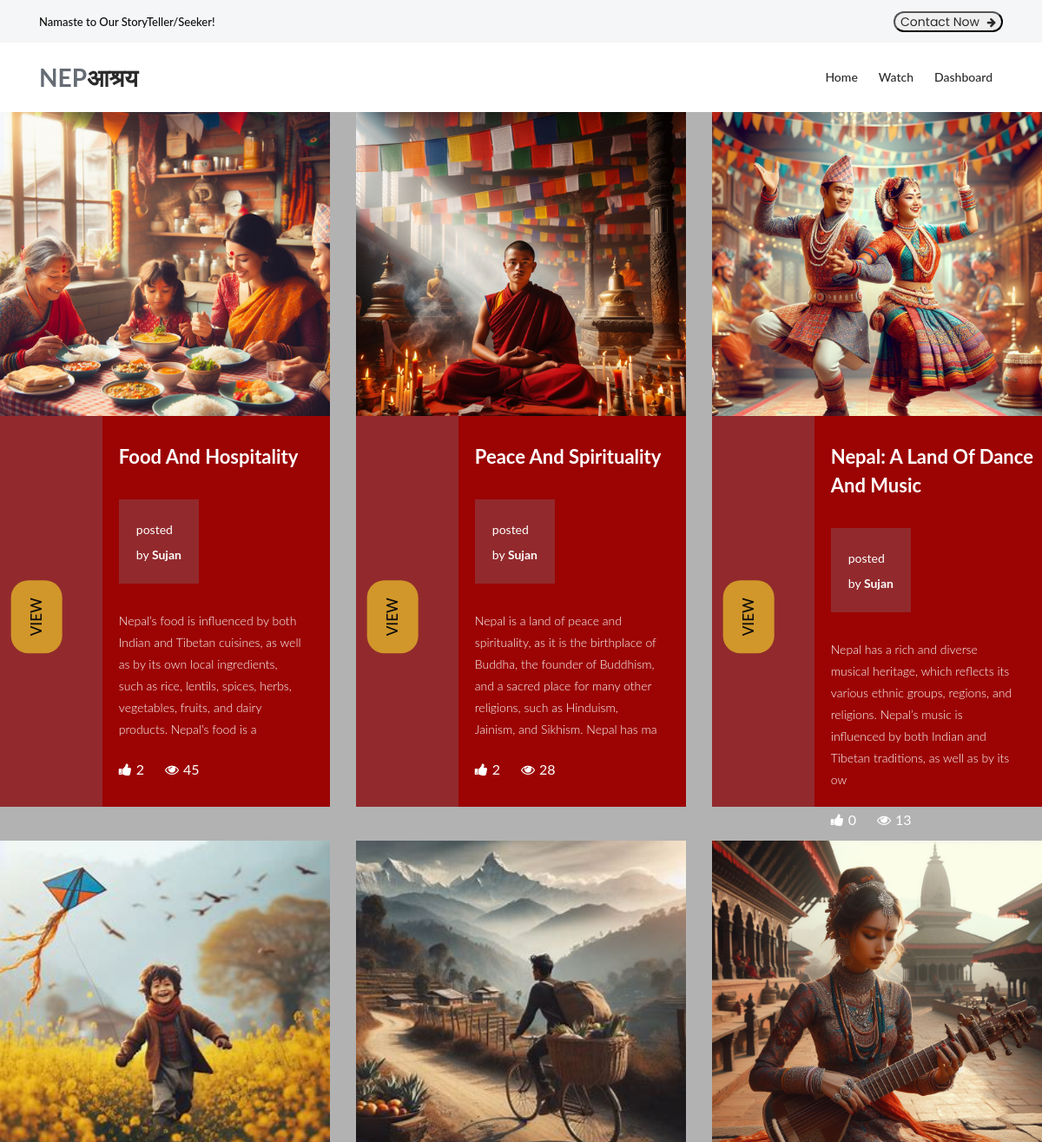
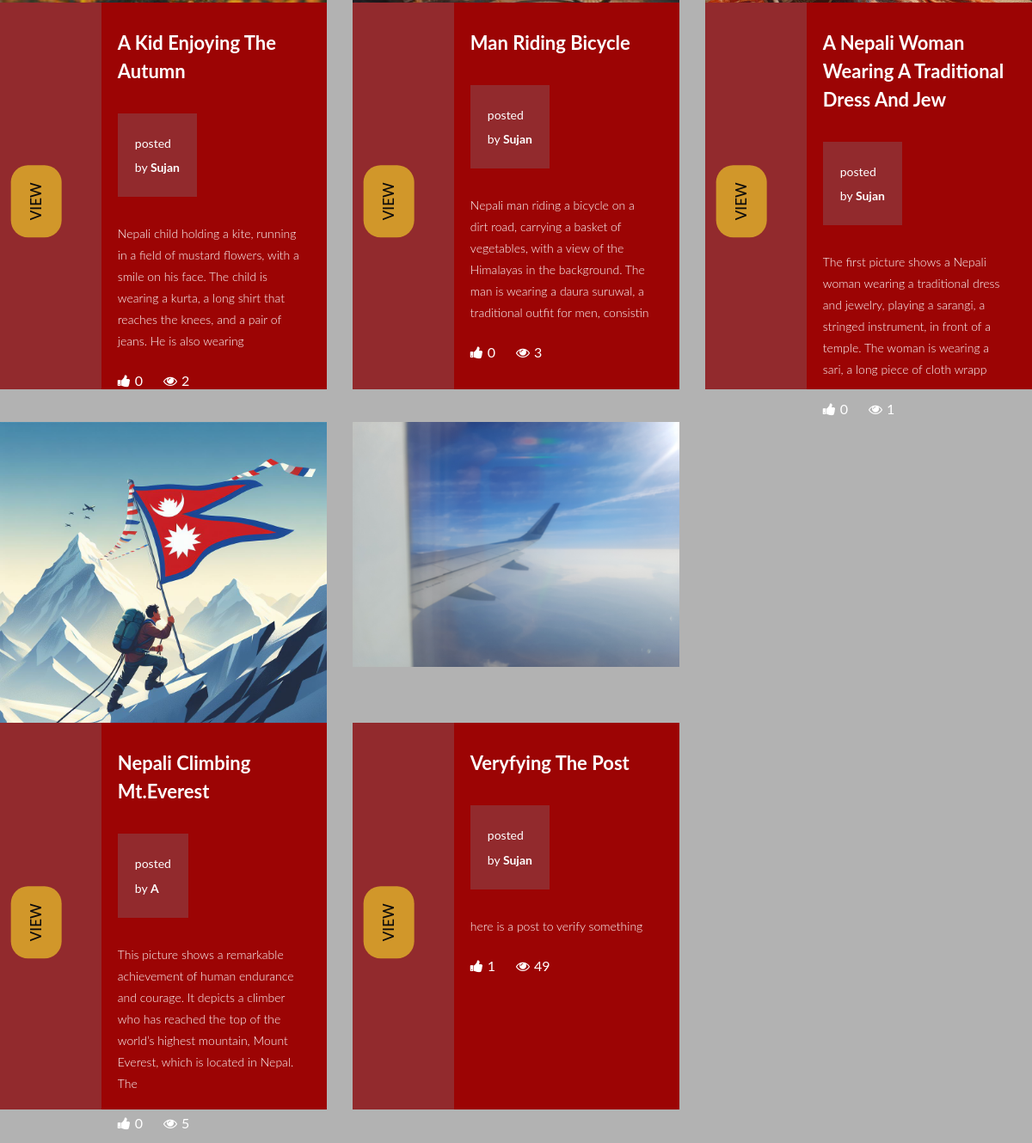
Before: /listofpost/ with the older database file (2 pictures, top to bottom).
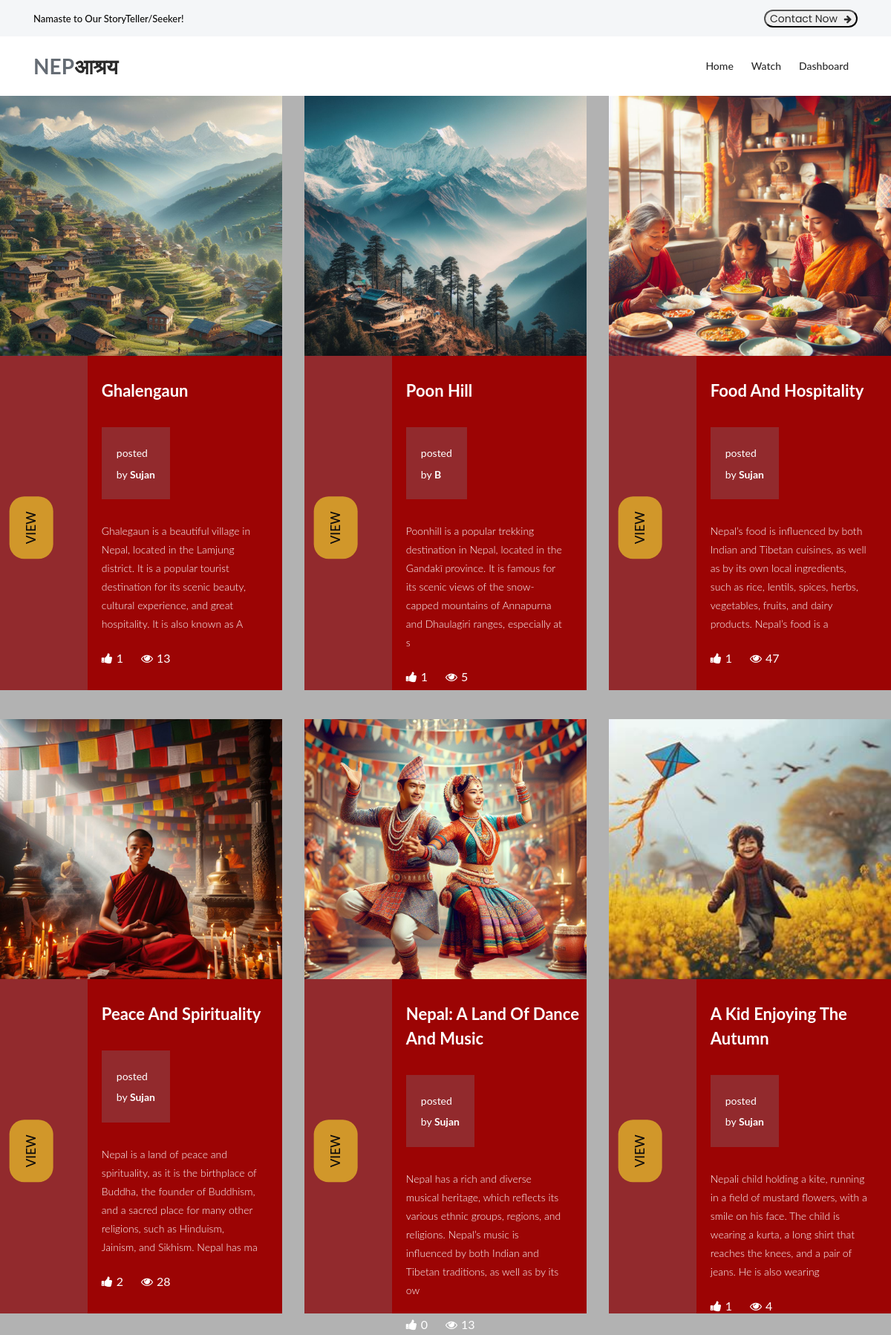
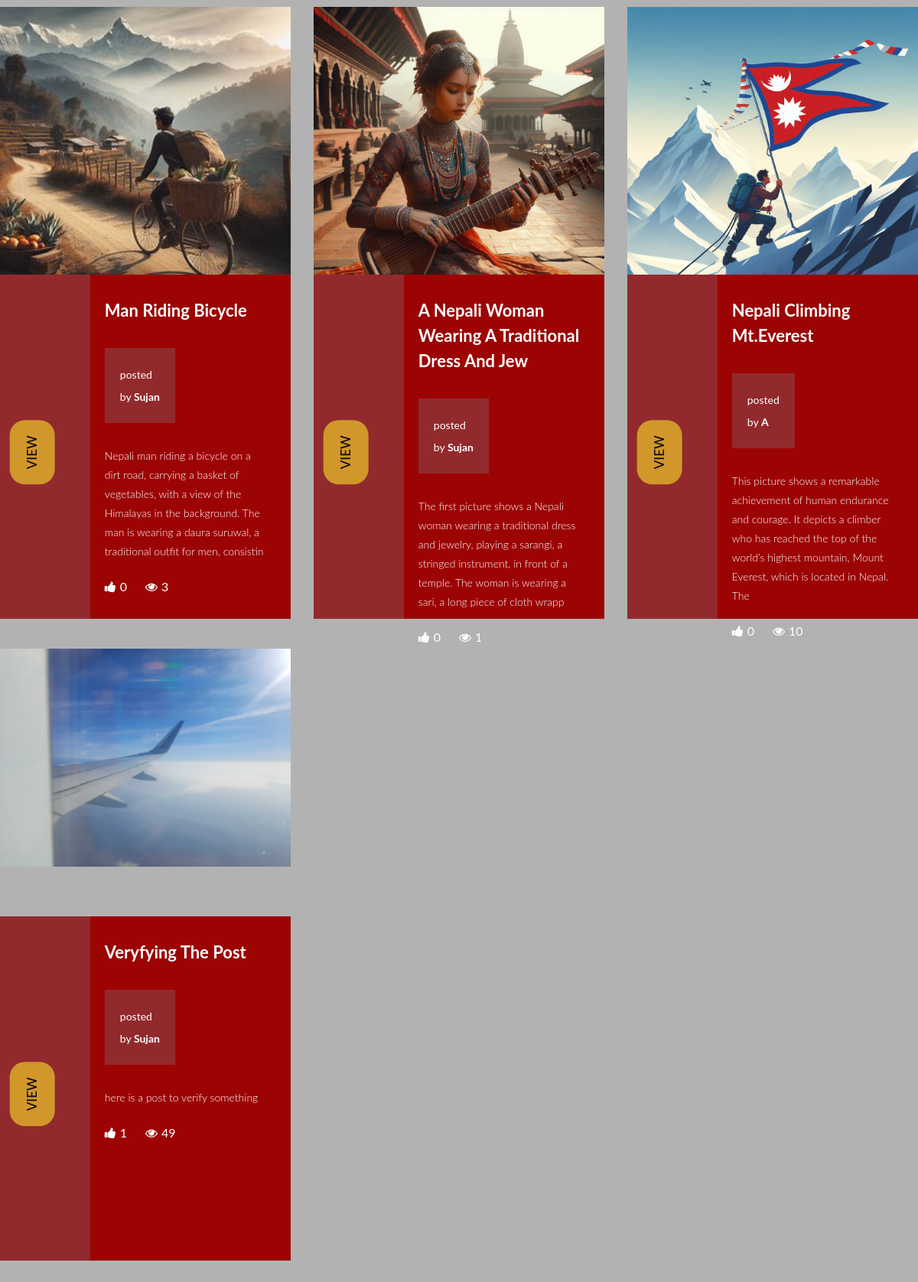
After: the same page with the newer database file (2 pictures, top to bottom).
### Nepa_application/models.py (models this page shows, shortened)
class T_Image(models.Model):
    topic = models.ForeignKey(Topic, on_delete=models.CASCADE)
    image = models.ImageField(upload_to='topic_images')

class Topic(models.Model):
    title = models.CharField(max_length=100)
    long_description = models.TextField()
    category = models.ManyToManyField("Category", related_name='topics')
    province = models.ForeignKey(province, on_delete=models.CASCADE, related_name='topics')
    post_date = models.DateTimeField(default=timezone.now)
    is_verified = models.BooleanField(default=False)
    author = models.CharField(max_length=100, default="Anonymous")
    likes = models.ManyToManyField(User, related_name='topic', blank=True)
    report = models.IntegerField(User, default=0)
    commentCount = models.IntegerField(default=0, null=True, blank=True)
    views = models.IntegerField(default=0)
    class Meta:
        ordering = ['-post_date']
    def total_likes(self):
        return self.likes.count()

### Nepa_application/views.py (the view)
# urls.py: path('listofpost/', views.listofpost, name='listofpost'),
def listofpost(request):
    posts = models.Topic.objects.prefetch_related('t_image_set').all()
    user = request.user.username
    context = {
        "posts": posts,
        "user": user,
        }
    return render(request, 'listofpost.html', context)

### templates/listofpost.html (shortened to what this page needs)
{%load static%}
<!DOCTYPE html>
<html lang="en">
 <head>
   <link rel="stylesheet" type="text/css" href="{% static 'assets/css/bootstrap.min.css' %}">
   <link rel="stylesheet" type="text/css" href="{% static 'assets/css/font-awesome.css' %}">
   <link rel="stylesheet" type="text/css" href="{% static 'assets/css/owl-carousel.css' %}">
   <link rel="stylesheet" href="{% static 'assets/css/tooplate-artxibition.css' %}">
   <link rel="stylesheet" href="{% static 'assets/css/style.css' %}">
   <link href="{% static 'assets/css/main.css' %}" rel="stylesheet" />
   </head>
   <body>
   <div class="pre-header">
       <div class="container">
           <div class="row">
               <div class="col-lg-6 col-sm-6">
                   <span>Namaste to Our StoryTeller/Seeker!</span>
               </div>
               <div class="col-lg-6 col-sm-6">
                   <div class="text-button">
                      <button class="contactbutton"> <a href="{% url 'contact' %}">Contact Now <i class="fa fa-arrow-right"></i></a></button>
                   </div>
               </div>
           </div>
       </div>
   </div>
   <header class="header-area header-sticky">
       <div class="container">
           <div class="row">
               <div class="col-12">
                   <nav class="main-nav">
                       <a href="{% url 'index' %}" class="logo">NEP<em>आश्रय</em></a>
                       <ul class="nav">
                           <li><a href="{% url 'index' %}">Home</a></li>
                           <li><a href="#">Watch</a></li>
                           <li><a href="{% url 'upload' %}">Dashboard</a></li>
                       </ul>
                   </nav>
               </div>
           </div>
       </div>
   </header>
<div class="row">
 {% for post in posts %}
 {% if post.is_verified %}
 <div class="col-lg-4">
   <div class="venue-item" style="margin-bottom: 30px;">
     {% for image in post.t_image_set.all %}
     <div class="thumb" style="object-fit: cover; height: 350px;">
       <img src="{{ image.image.url }}" alt="{{post.title}}" />
     </div>
     {% endfor %}
     <div class="down-content"style="height: 450px;">
       <div class="left-content">
         <div class="main-white-button">
           <a href="{% url 'detailed_view' post.id %}">VIEW</a>
         </div>
       </div>
       <div class="right-content" style="height: 350px;">
         <h4>{{ post.title.title| slice:50 }}</h4>
         <div class="price">
           <span>posted<br>by <b> {{post.author.title}}</b></span>
       </div>
         <p style="margin-top: 0px;">{{ post.long_description | slice:"200" }}</p>
         <ul>
           <li><i class="fa fa-thumbs-up"></i>{{post.total_likes}}</li>
           <li><i class="fa fa-eye"></i>{{post.views}}</li>
         </ul>
       </div>
     </div>
   </div>
 </div>
 {% endif %}
 {% endfor %}
</div>

### static/assets/css/main.css (style rules this page uses)
html { line-height: 1.15; -ms-text-size-adjust: 100%; -webkit-text-size-adjust: 100%; }
body { margin: 0; }
article, aside, footer, header, nav, section { display: block; }
a { background-color: transparent; -webkit-text-decoration-skip: objects; }
b, strong { font-weight: inherit; }
b, strong { font-weight: bolder; }
img { border-style: none; }
button, input, optgroup, select, textarea { font-family: sans-serif; font-size: 100%; line-height: 1.15; margin: 0; }
button, input { overflow: visible; }
button, select { text-transform: none; }
button, html [type="button"], [type="reset"], [type="submit"] { -webkit-appearance: button; }
html { height: 100%; }
input, button { font-family: 'Poppins', sans-serif; }
* { box-sizing: border-box; }

Changed rows visible on the page:
added Topic: title "Ghalengaun", author "Sujan", long_description "Ghalegaun is a beautiful village in Nepal, located in the Lamjung district. It is a popular tourist destination for its scenic beauty, cultural experience, and great hospitality. It is also known as A", total_likes "1", views "13"
added T_Image: image (picture), shown under "Ghalengaun"
added Topic: title "Poon Hill", author "B", long_description "Poonhill is a popular trekking destination in Nepal, located in the Gandakī province. It is famous for its scenic views of the snow-capped mountains of Annapurna and Dhaulagiri ranges, especially at s", total_likes "1", views "5"
added T_Image: image (picture), shown under "Poon Hill"
changed Topic "Food And Hospitality": total_likes "2" → "1"; views "45" → "47"
changed Topic "A Kid Enjoying The Autumn": total_likes "0" → "1"; views "2" → "4"
changed Topic "Nepali Climbing Mt.Everest": views "5" → "10"
